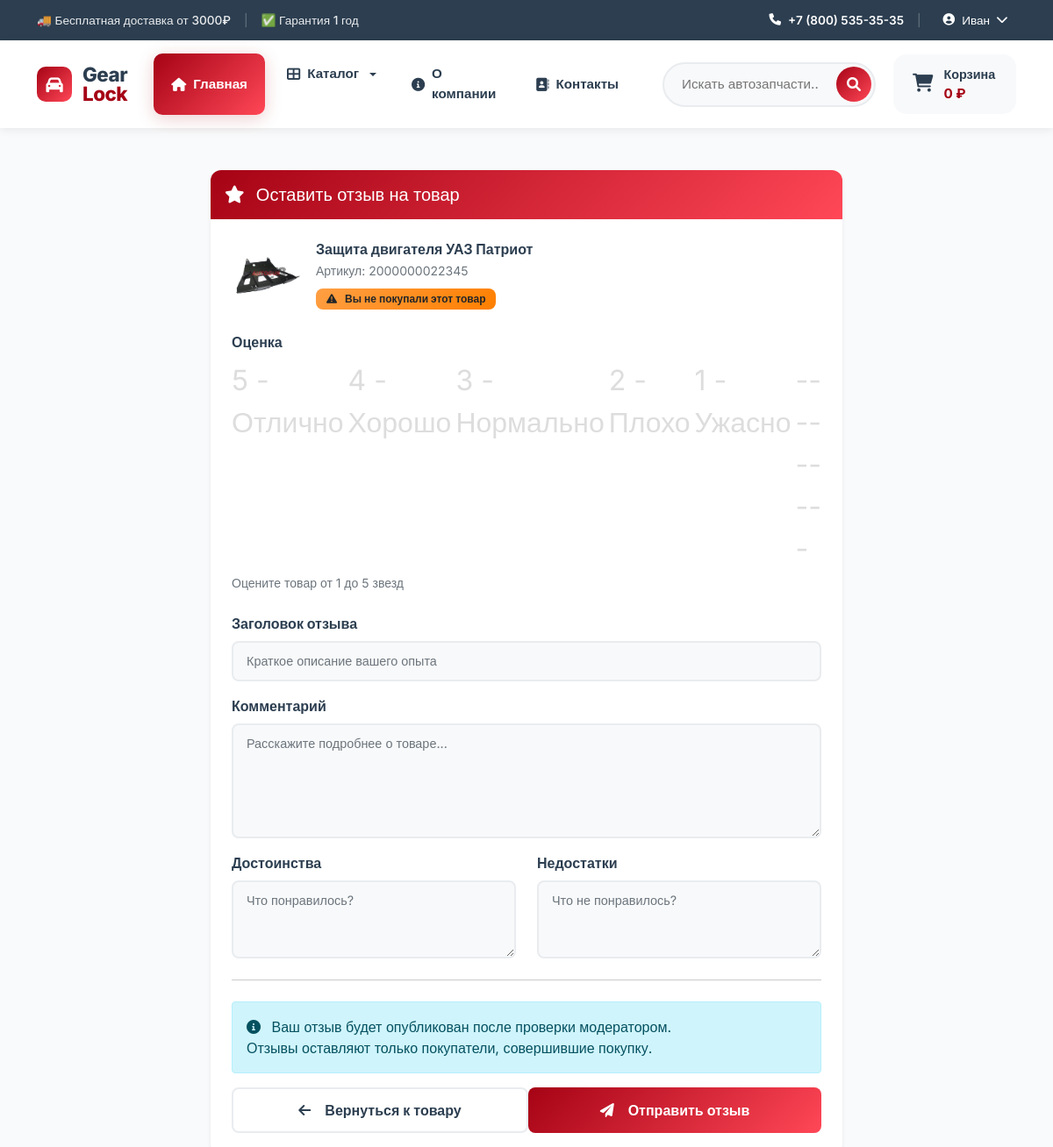
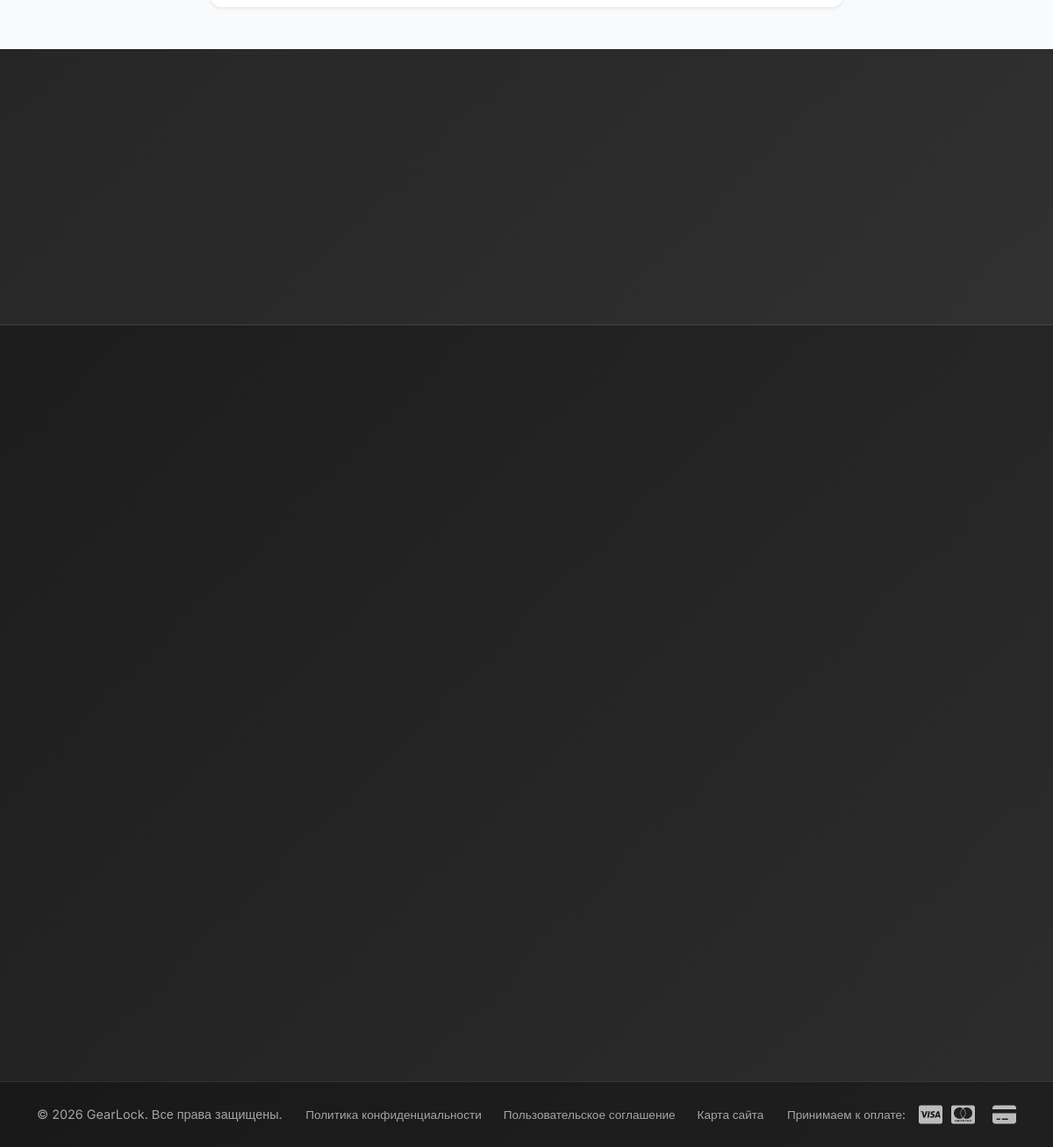
The app's page /reviews/add/14/ (signed in) with its own data (2 pictures, top to bottom).
### users/models.py (models this page shows, shortened)
class User(AbstractUser):
    email = models.EmailField(_('email address'), unique=True)
    role = models.ForeignKey(
        Role,
        on_delete=models.SET_NULL,
        null=True,
        blank=True,
        verbose_name='Роль',
        related_name='users'
    )
    phone = models.CharField('Телефон', max_length=20, blank=True)
    address = models.TextField('Адрес', blank=True)
    postal_code = models.CharField('Почтовый индекс', max_length=20, blank=True)
    birth_date = models.DateField('Дата рождения', null=True, blank=True)
    USERNAME_FIELD = 'email'
    REQUIRED_FIELDS = ['username', 'first_name']
    class Meta:
        verbose_name = 'Пользователь'
        verbose_name_plural = 'Пользователи'

### catalog/models.py (models this page shows, shortened)
class Product(models.Model):
    AVAILABILITY_CHOICES = [
        ('in_stock', 'В наличии'),
        ('limited', 'Мало'),
        ('out_of_stock', 'Нет в наличии'),
        ('preorder', 'Под заказ'),
    ]
    name = models.CharField('Название', max_length=200)
    slug = models.SlugField('URL', max_length=200, unique=True, blank=True)  # Добавили blank=True
    category = models.ForeignKey(Category, on_delete=models.CASCADE,
                               related_name='products')
    brand = models.ForeignKey(Brand, on_delete=models.CASCADE,
                            related_name='products', null=True, blank=True)
    sku = models.CharField('Артикул', max_length=50, unique=True)
    price = models.DecimalField('Цена', max_digits=10, decimal_places=2)
    old_price = models.DecimalField('Старая цена', max_digits=10,
                                   decimal_places=2, null=True, blank=True)
    description = models.TextField('Описание')
    features = models.TextField('Характеристики', blank=True)
    availability = models.CharField('Наличие', max_length=20,
                                  choices=AVAILABILITY_CHOICES, default='in_stock')
    quantity = models.IntegerField('Количество', default=0)
    is_active = models.BooleanField('Активный', default=True)
    is_new = models.BooleanField('Новинка', default=False)
    is_sale = models.BooleanField('Распродажа', default=False)
    is_featured = models.BooleanField('Рекомендуемый', default=False)
    created_at = models.DateTimeField('Дата создания', auto_now_add=True)
    updated_at = models.DateTimeField('Дата обновления', auto_now=True)
    class Meta:
        verbose_name = 'Товар'
        verbose_name_plural = 'Товары'
        ordering = ['-created_at']
    @property
    def main_image(self):
        image = self.images.filter(is_main=True).first()
        if image:
            return image.image
        return None

class ProductImage(models.Model):
    product = models.ForeignKey(Product, on_delete=models.CASCADE,
                              related_name='images')
    image = models.ImageField('Изображение', upload_to='products/')
    is_main = models.BooleanField('Основное', default=False)
    order = models.IntegerField('Порядок', default=0)
    class Meta:
        verbose_name = 'Изображение товара'
        verbose_name_plural = 'Изображения товаров'
        ordering = ['is_main', 'order']

### reviews/views.py (the view)
# urls.py: path('add/<int:product_id>/', views.add_review, name='add_review'),
@login_required
def add_review(request, product_id):
    product = get_object_or_404(Product, id=product_id, is_active=True)
    existing_review = Review.objects.filter(
        product=product,
        user=request.user
    ).first()
    if existing_review:
        messages.warning(request, 'Вы уже оставили отзыв на этот товар')
        return redirect('catalog:product_detail', slug=product.slug)
    purchased_order = Order.objects.filter(
        user=request.user,
        items__product=product,
        status='delivered'
    ).exists()
    if request.method == 'POST':
        form = ReviewForm(request.POST)
        if form.is_valid():
            review = form.save(commit=False)
            review.product = product
            review.user = request.user
            review.is_purchased = purchased_order
            review.save()
            messages.success(
                request,
                'Спасибо за ваш отзыв! Он будет опубликован после проверки модератором.'
            )
            return redirect('catalog:product_detail', slug=product.slug)
    else:
        form = ReviewForm()
    return render(request, 'reviews/add_review.html', {
        'form': form,
        'product': product,
        'purchased': purchased_order
    })

### cart/cart.py (called while the page is built)
    def get_total_price(self):
        return sum(
            float(item['price']) * item['quantity']
            for item in self.cart.values()
        )

    def __len__(self):
        return sum(item['quantity'] for item in self.cart.values())

### cart/context_processors.py (called while the page is built)
def cart(request):
    return {'cart': Cart(request)}

### catalog/context_processors.py (called while the page is built)
def categories(request):
    main_categories = Category.objects.filter(
        parent__isnull=True
    ).exclude(
        slug=''
    ).exclude(
        slug__isnull=True
    ).prefetch_related('children').order_by('order', 'name')
    return {
        'categories': main_categories,
        'all_categories': Category.objects.exclude(slug='').exclude(slug__isnull=True)
    }

### templates/reviews/add_review.html (shortened to what this page needs)
{% extends 'base.html' %}
{% block content %}
<div class="container py-4">
    <div class="row justify-content-center">
        <div class="col-md-8">
            <div class="card border-0 shadow-sm">
                <div class="card-header bg-primary-gradient text-white py-3">
                    <h5 class="mb-0">
                        <i class="fas fa-star me-2"></i>
                        Оставить отзыв на товар
                    </h5>
                </div>
                <div class="card-body p-4">
                    <div class="d-flex align-items-center mb-4">
                        {% if product.main_image %}
                            <img src="{{ product.main_image.url }}"
                                 alt="{{ product.name }}"
                                 class="rounded-3 me-3"
                                 style="width: 80px; height: 80px; object-fit: cover;">
                        {% else %}
                            <div class="bg-light rounded-3 d-flex align-items-center justify-content-center me-3"
                                 style="width: 80px; height: 80px;">
                                <i class="fas fa-car text-muted fa-2x"></i>
                            </div>
                        {% endif %}
                        <div>
                            <h6 class="fw-bold mb-1">{{ product.name }}</h6>
                            <p class="text-muted small mb-2">Артикул: {{ product.sku }}</p>
                            {% if purchased %}
                                <span class="purchased-badge">
                                    <i class="fas fa-check-circle me-1"></i>
                                    Подтвержденная покупка
                                </span>
                            {% else %}
                                <span class="badge bg-warning text-dark">
                                    <i class="fas fa-exclamation-triangle me-1"></i>
                                    Вы не покупали этот товар
                                </span>
                            {% endif %}
                        </div>
                    </div>
                    <form method="post" id="reviewForm">
                        <div class="mb-4">
                            <label class="form-label fw-bold">{{ form.rating.label }}</label>
                            {{ form.rating }}
                            {% if form.rating.help_text %}
                                <small class="text-muted d-block mt-1">{{ form.rating.help_text }}</small>
                            {% endif %}
                        </div>
                        <div class="mb-3">
                            <label class="form-label fw-bold">{{ form.title.label }}</label>
                            {{ form.title }}
                        </div>
                        <div class="mb-3">
                            <label class="form-label fw-bold">{{ form.comment.label }}</label>
                            {{ form.comment }}
                        </div>
                        <div class="row mb-3">
                            <div class="col-md-6">
                                <label class="form-label fw-bold">{{ form.advantages.label }}</label>
                                {{ form.advantages }}
                            </div>
                            <div class="col-md-6">
                                <label class="form-label fw-bold">{{ form.disadvantages.label }}</label>
                                {{ form.disadvantages }}
                            </div>
                        </div>
                        <hr class="my-4">
                        <div class="alert alert-info">
                            <i class="fas fa-info-circle me-2"></i>
                            Ваш отзыв будет опубликован после проверки модератором.
                            {% if not purchased %}
                                <br>Отзывы оставляют только покупатели, совершившие покупку.
                            {% endif %}
                        </div>
                        <div class="d-flex justify-content-between">
                            <a href="{% url 'catalog:product_detail' product.slug %}"
                               class="btn btn-outline-secondary">
                                <i class="fas fa-arrow-left me-2"></i>
                                Вернуться к товару
                            </a>
                            <button type="submit" class="btn btn-primary">
                                <i class="fas fa-paper-plane me-2"></i>
                                Отправить отзыв
                            </button>
                        </div>
                    </form>
                </div>
            </div>
        </div>
    </div>
</div>
{% endblock %}

### templates/includes/header.html (shortened to what this page needs)
<header class="header">
    <div class="header-top">
        <div class="container">
            <div class="header-top-content">
                <div class="header-top-left">
                    <span class="contact-text">🚚 Бесплатная доставка от 3000₽</span>
                    <span class="contact-separator">|</span>
                    <span class="contact-text">✅ Гарантия 1 год</span>
                </div>
                <div class="header-top-right">
                    <a href="tel:+78005353535" class="phone-link">
                        <i class="fas fa-phone"></i>
                        +7 (800) 535-35-35
                    </a>
                    <span class="contact-separator">|</span>
                    {% if user.is_authenticated %}
                    <div class="user-menu">
                        <button class="user-menu-btn">
                            <i class="fas fa-user-circle"></i>
                            <span>{{ user.first_name|default:user.email|truncatechars:15 }}</span>
                            <i class="fas fa-chevron-down"></i>
                        </button>
                    </div>
                    {% endif %}
                </div>
            </div>
        </div>
    </div>
    <div class="header-main">
        <div class="container">
            <div class="header-main-content">
                <div class="header-logo">
                    <a href="{% url 'catalog:home' %}" class="logo">
                        <div class="logo-icon">
                            <i class="fas fa-car"></i>
                        </div>
                        <div class="logo-text">
                            <span class="logo-text-main">Gear</span>
                            <span class="logo-text-accent">Lock</span>
                        </div>
                    </a>
                </div>
                <nav class="main-nav">
                    <a href="{% url 'catalog:home' %}" class="nav-link active">
                        <i class="fas fa-home"></i>
                        <span>Главная</span>
                    </a>
                    <div class="nav-dropdown dropdown">
                        <button class="nav-dropdown-btn dropdown-toggle"
                                type="button"
                                id="catalogDropdown"
                                data-bs-toggle="dropdown"
                                aria-expanded="false"
                                aria-haspopup="true">
                            <i class="fas fa-th-large"></i>
                            <span>Каталог</span>
                        </button>
                    </div>
                    <a href="{% url 'pages:about' %}" class="nav-link">
                        <i class="fas fa-info-circle"></i>
                        <span>О компании</span>
                    </a>
                    <a href="{% url 'pages:contact' %}" class="nav-link">
                        <i class="fas fa-address-book"></i>
                        <span>Контакты</span>
                    </a>
                </nav>
                <div class="header-actions">
                    <div class="search-container">
                        <form action="{% url 'catalog:search' %}" method="get" class="search-form">
                            <input type="search"
                                   name="q"
                                   class="search-input"
                                   placeholder="Искать автозапчасти..."
                                   value="{{ request.GET.q }}">
                            <button type="submit" class="search-btn">
                                <i class="fas fa-search"></i>
                            </button>
                        </form>
                    </div>
                    <a href="{% url 'cart:cart_detail' %}" class="cart-btn">
                        <div class="cart-icon-wrapper">
                            <i class="fas fa-shopping-cart"></i>
                        </div>
                        <div class="cart-info">
                            <span class="cart-label">Корзина</span>
                            <span class="cart-total">
                                {% if cart.get_total_price %}
                                    {{ cart.get_total_price|floatformat:0 }} ₽
                                {% else %}
                                    0 ₽
                                {% endif %}
                            </span>
                        </div>
                    </a>
                </div>
            </div>
        </div>
    </div>
</header>

### templates/reviews/add_review.html (style rules this page uses)
.rating-input { display: flex; flex-direction: row-reverse; justify-content: flex-end; gap: 5px; }
.rating-input label { cursor: pointer; font-size: 2rem; color: #ddd; transition: all 0.2s; }

### records on screen
User: first_name "Иван"
Product: main_image (picture), name "Защита двигателя УАЗ Патриот", sku "2000000022345"
